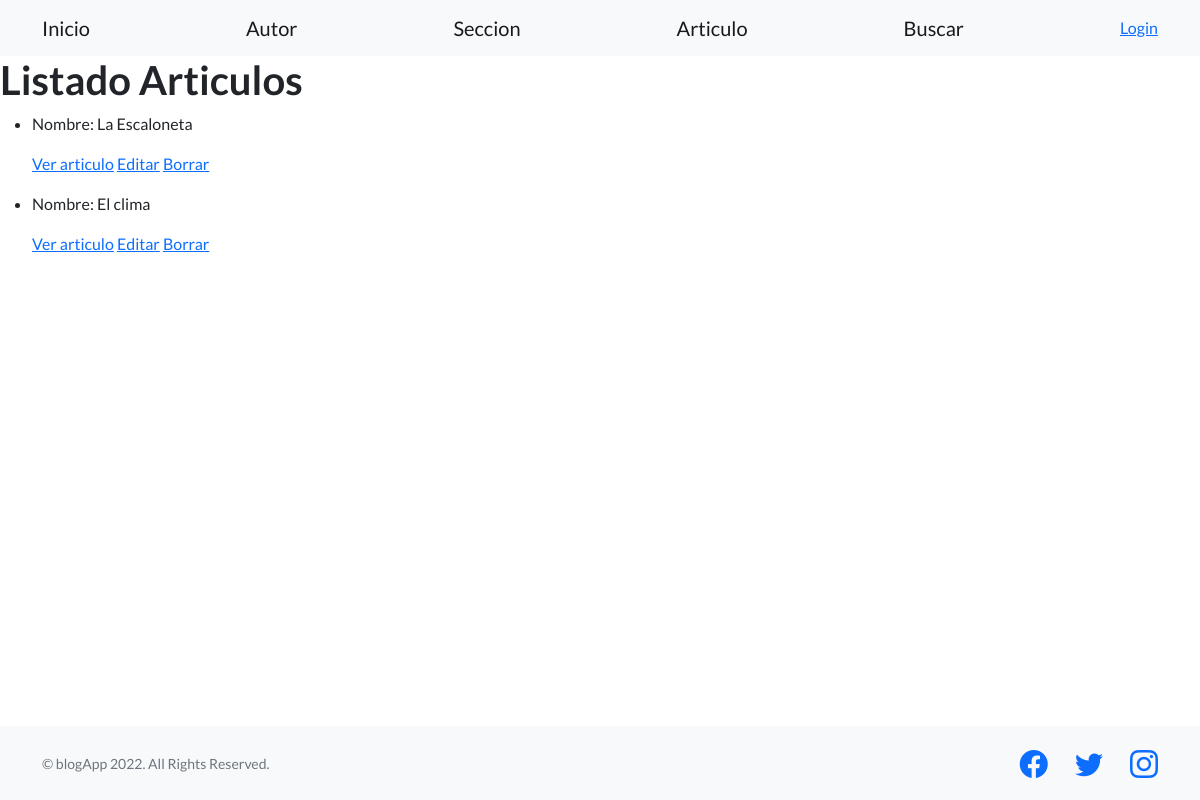
The app's page /blogApp/articulo_list, older data.
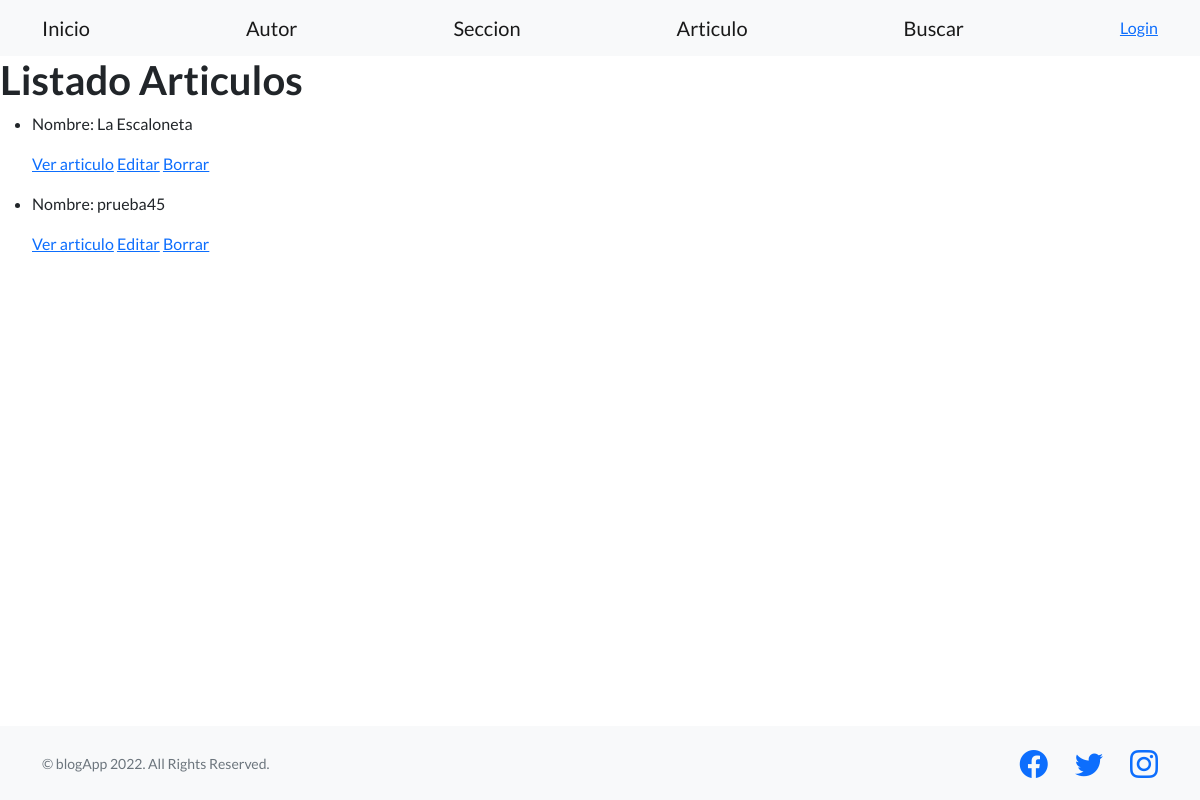
The same page, newer data.
### blogApp/models.py (models this page shows, shortened)
class Articulo(models.Model):
    class Meta:
        verbose_name_plural = "Articulos"
    titulo = models.CharField(max_length=40)
    texto = models.CharField(max_length=1000)
    fecha = models.DateField(null=True)

### blogApp/views.py (the view)
# urls.py: path("articulo_list", ArticuloList.as_view(), name="ArticuloList"),
class ArticuloList(ListView, LoginRequiredMixin):
    model = Articulo
    template_name = "blogApp/articulo_list.html"

### blogApp/templates/blogApp/articulo_list.html
{% extends "blogApp/padre.html" %}
{% load static %}
{% block contenidoQueCambia %}
<h1>Listado Articulos</h1>
<ul>
    {% for articulo in object_list %}
    <li>
        <p>Nombre: {{ articulo.titulo }}</p>
        <p>
            <a href="{% url 'ArticuloDetalle' articulo.id %}">Ver articulo</a>
            <a href="{% url 'ArticuloUpdate' articulo.id %}">Editar</a>
            <a href="{% url 'ArticuloDelete' articulo.id %}">Borrar</a>
        </p>
    </li>
    {% endfor %}
</ul>
{% endblock %}

### blogApp/templates/blogApp/padre.html (shortened to what this page needs)
<!DOCTYPE html>
<html lang="en">
    <head>
        {% load static %}
        <link href="https://cdn.jsdelivr.net/npm/bootstrap-icons@1.5.0/font/bootstrap-icons.css" rel="stylesheet" type="text/css" />
        <link href="{% static 'blogApp/css/styles.css' %}" rel="stylesheet" />
    </head>
    <body>
        <nav class="navbar navbar-light bg-light static-top">
            <div class="container">
                <a class="navbar-brand" href="{% url 'inicio' %}">Inicio</a>
                <a class="navbar-brand" href="{% url 'formulario_autor' %}">Autor</a>
                <a class="navbar-brand" href="{% url 'formulario_seccion' %}">Seccion</a>
                <a class="navbar-brand" href="{% url 'formulario_articulo' %}">Articulo</a>
                <a class="navbar-brand" href="{% url 'formulario_buscar' %}">Buscar</a>
                {% if not request.user.is_authenticated %}
                    <a href="{% url 'Login' %}">Login</a>
                {% endif %}
            </div>
        </nav>
        {% block contenidoQueCambia %}
        {% endblock %}
        <footer class="footer mt-auto py-3 bg-light fixed-bottom">
            <div class="container">
                <div class="row">
                    <div class="col-lg-6 h-100 text-center text-lg-start my-auto">
                        <p class="text-muted small mb-4 mb-lg-0">&copy; blogApp 2022. All Rights Reserved.</p>
                    </div>
                    <div class="col-lg-6 h-100 text-center text-lg-end my-auto">
                        <ul class="list-inline mb-0">
                            <li class="list-inline-item me-4">
                                <a href="#!"><i class="bi-facebook fs-3"></i></a>
                            </li>
                            <li class="list-inline-item me-4">
                                <a href="#!"><i class="bi-twitter fs-3"></i></a>
                            </li>
                            <li class="list-inline-item">
                                <a href="#!"><i class="bi-instagram fs-3"></i></a>
                            </li>
                        </ul>
                    </div>
                </div>
            </div>
        </footer>
    </body>
</html>

Row changes from the older to the newer data that the page shows:
removed Articulo: titulo "El clima"
added Articulo: titulo "prueba45"
